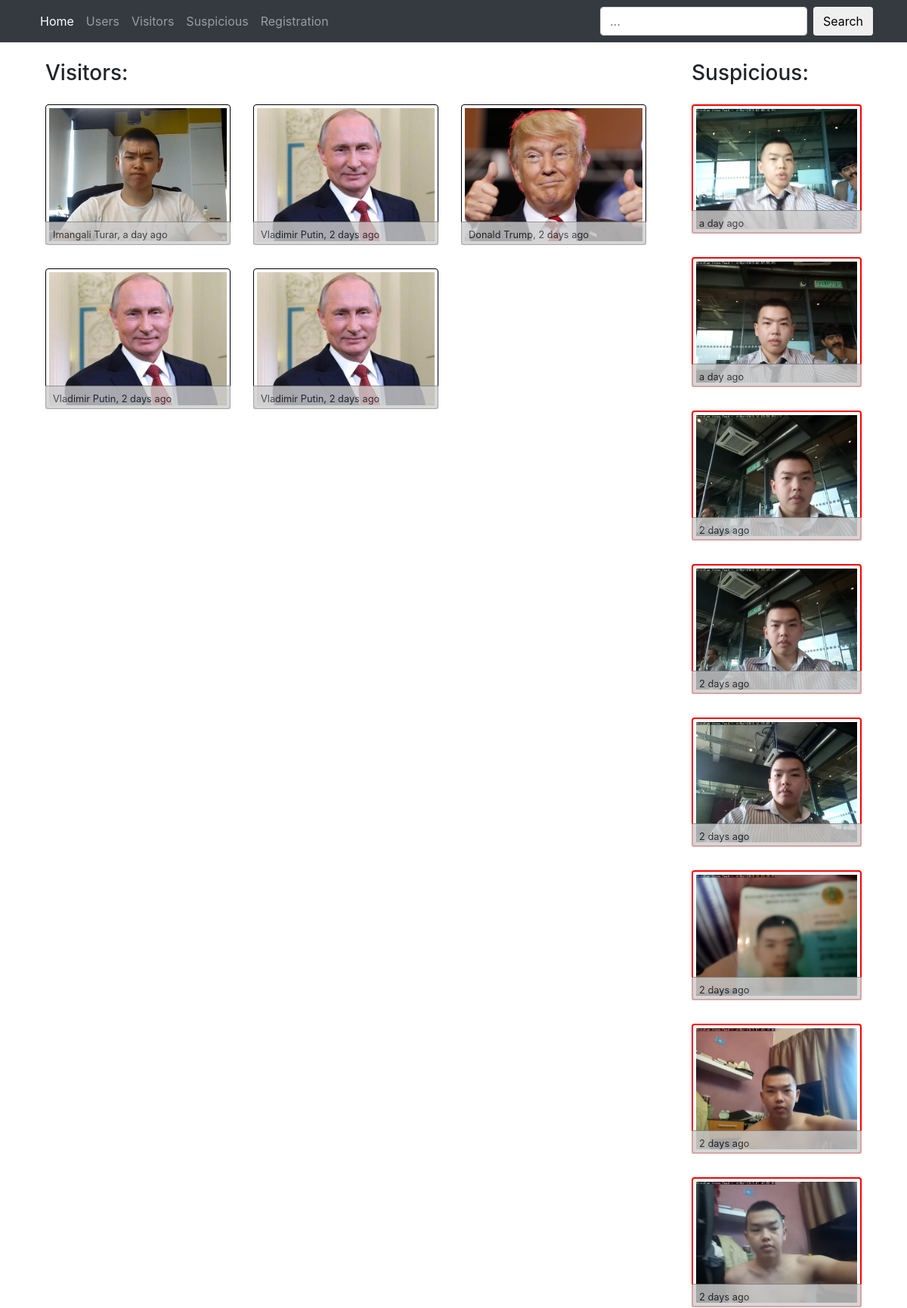
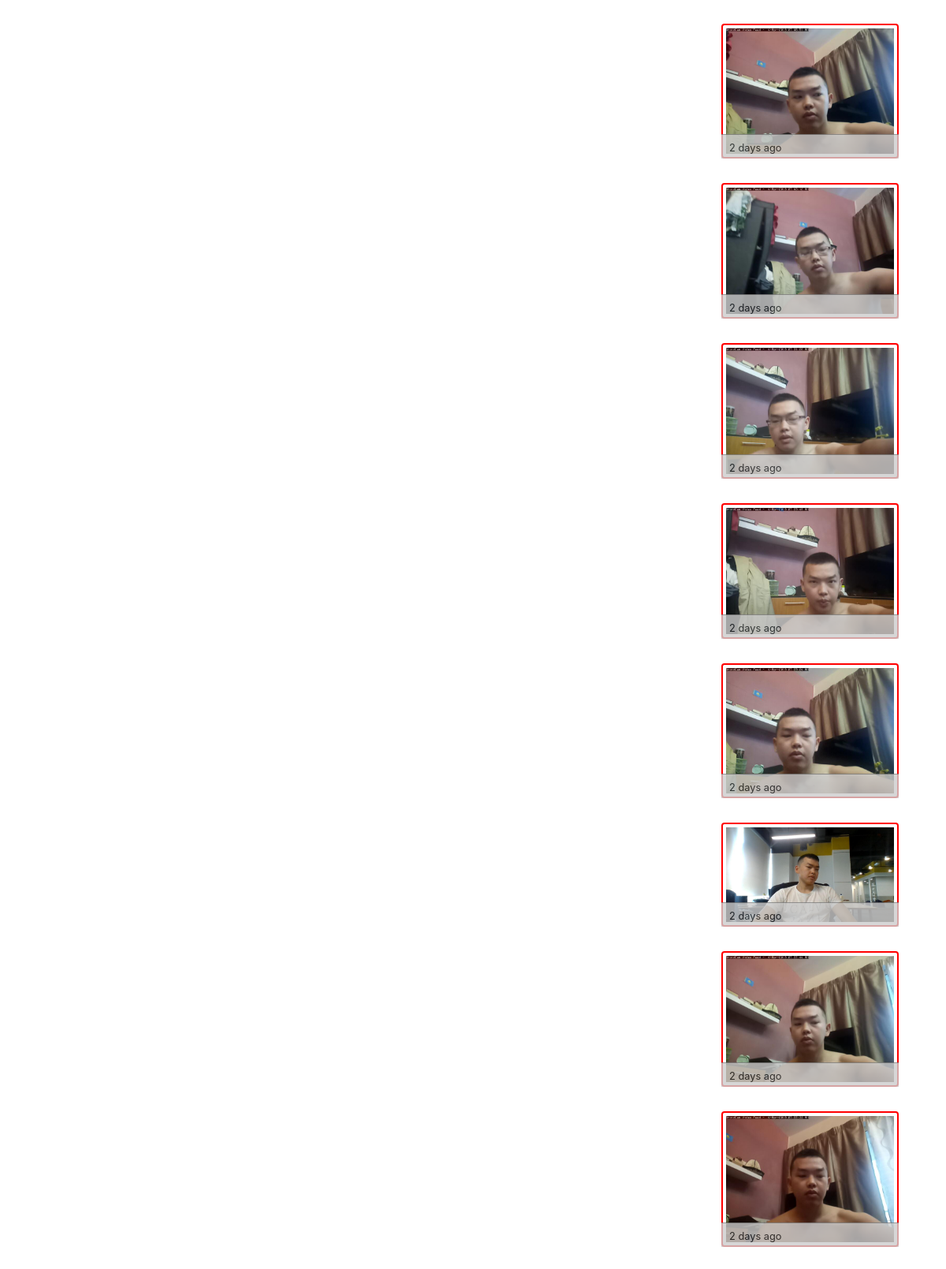
The page / (upper part) on the database its author committed (2 pictures, top to bottom).
### create_db.py (models this page shows, shortened)
class Visitors(Base):
    __tablename__ = "visitors"
    id = Column(Integer, primary_key=True, autoincrement=True)
    time = Column(DateTime, default=func.now())
    user_id = Column(Integer, ForeignKey('users.id'))
    user = relationship(Users)

class Users(Base):
    __tablename__ = "users"
    id = Column(Integer, primary_key=True, autoincrement=True)
    name = Column(String(250), nullable=False)
    email = Column(String(250), nullable=False)
    phone = Column(String(250), nullable=False)
    image = Column(String(250), nullable=False)

class Suspicious(Base):
    __tablename__ = "suspicious"
    id = Column(Integer, primary_key=True, autoincrement=True)
    time = Column(DateTime, default=func.now())
    image = Column(String(250), nullable=False)

### webserver.py (the view)
@app.route('/', methods=['GET'])
def main():
    suspicious = session.query(Suspicious).order_by(Suspicious.time.desc()).all()
    visitors = session.query(Visitors).order_by(Visitors.time.desc()).all()
    return render_template('index.html', suspicious=suspicious, visitors=visitors)

### templates/index.html (shortened to what this page needs)
<!DOCTYPE html>
<html lang="en">
  <head>
    <link rel=stylesheet type=text/css href="{{ url_for('static', filename='vendor/bootstrap/css/bootstrap.min.css') }}">
    <link rel=stylesheet type=text/css href="{{ url_for('static', filename='css/thumbnail-gallery.css') }}">
    <link rel=stylesheet type=text/css href="{{ url_for('static', filename='css/croppr.min.css') }}">
  </head>
  <body>
    {% include 'navigation.html' %}
    <div class="container">
      <div class="row text-center text-lg-left">
        <div class="col-lg-9 col-md-9 col-xs-6">
          <div class="container">
            <h3 class="my-4 text-center text-lg-left">Visitors:</h3>
            <div class="row" >
              {% for visitor in visitors: %}
              <div style='cursor: pointer;' data-toggle="modal" data-target="#user{{visitor.user_id}}" class="col-lg-4 col-md-4 col-xs-6">
                  <img style='width: 100%; border: 1px solid black;' class="img-fluid img-thumbnail" src="{{url_for('static', filename='images/users/'+visitor.user.id|string+'/picture.'+visitor.user.image)}}" alt="">
                  <div class="bottom-left"><small>{{ visitor.user.name }}, <time class="timeago" datetime="{{visitor.time}}">5 months ago</time></small></div>
              </div>
              {% endfor %}
            </div>
          </div>
        </div>
        <div class="col-lg-3 col-md-3 col-xs-6">
          <div class="container">
            <h3 class="my-4 text-center text-lg-left">Suspicious:</h3>
            <div class="row" >
              {% for susp in suspicious: %}
              <div class="col-lg-12 col-md-4 col-xs-6">
                  <img style='width: 100%; border: 2px solid red;' class="img-fluid img-thumbnail" src="{{url_for('static', filename='images/suspicious/'+susp.id|string+'.'+susp.image)}}" alt="">
                  <div class="bottom-left"><small><time class="timeago" datetime="{{susp.time}}">5 months ago</time></small></div>
              </div>
              {% endfor %}
            </div>
          </div>
        </div>
      </div>
    </div>
  </body>
</html>

### static/css/thumbnail-gallery.css (style rules this page uses)
body { padding-top: 54px; }
@media (min-width: 992px) { body { padding-top: 56px; } }

### templates/index.html (style rules this page uses)
.bottom-left { position: relative; bottom: 31px; border-top: 1px solid grey; background-color: #CCC; width: 100%; padding: 3px 10px 3px 10px; opacity: 0.8; }

### rows shown on the page
Visitors: shows a picture, user.name "Imangali Turar"
Visitors: user.name "Vladimir Putin"
Visitors: shows a picture, user.name "Donald Trump"
Visitors: user.name "Vladimir Putin"
Visitors: user.name "Vladimir Putin"
Suspicious: shows a picture
Suspicious: shows a picture
Suspicious: shows a picture
Suspicious: shows a picture
Suspicious: shows a picture
Suspicious: shows a picture
Suspicious: shows a picture
Suspicious: shows a picture
Suspicious: shows a picture
Suspicious: shows a picture
Suspicious: shows a picture
Suspicious: shows a picture
Suspicious: shows a picture
Suspicious: shows a picture
Suspicious: shows a picture
Suspicious: shows a picture
